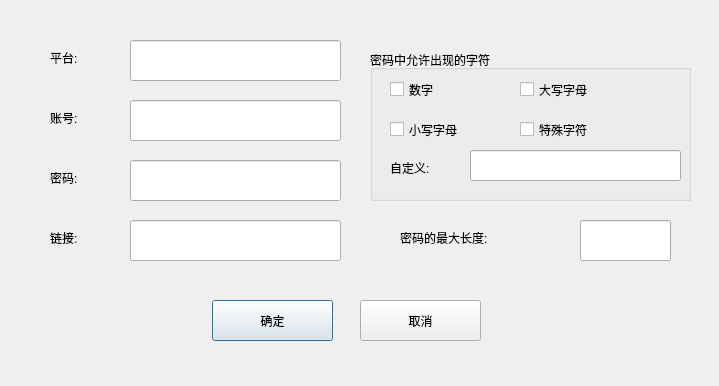
<?xml version="1.0" encoding="UTF-8"?>
<ui version="4.0">
 <class>itemEditDialog</class>
 <widget class="QDialog" name="itemEditDialog">
  <property name="geometry">
   <rect>
    <x>0</x>
    <y>0</y>
    <width>719</width>
    <height>386</height>
   </rect>
  </property>
  <property name="windowTitle">
   <string>编辑</string>
  </property>
  <widget class="QLineEdit" name="pltEdit">
   <property name="geometry">
    <rect>
     <x>130</x>
     <y>40</y>
     <width>211</width>
     <height>41</height>
    </rect>
   </property>
  </widget>
  <widget class="QLabel" name="label">
   <property name="geometry">
    <rect>
     <x>50</x>
     <y>50</y>
     <width>41</width>
     <height>16</height>
    </rect>
   </property>
   <property name="text">
    <string>平台:</string>
   </property>
  </widget>
  <widget class="QLineEdit" name="accEdit">
   <property name="geometry">
    <rect>
     <x>130</x>
     <y>100</y>
     <width>211</width>
     <height>41</height>
    </rect>
   </property>
  </widget>
  <widget class="QLabel" name="label_2">
   <property name="geometry">
    <rect>
     <x>50</x>
     <y>110</y>
     <width>41</width>
     <height>16</height>
    </rect>
   </property>
   <property name="text">
    <string>账号:</string>
   </property>
  </widget>
  <widget class="QLineEdit" name="pwEdit">
   <property name="geometry">
    <rect>
     <x>130</x>
     <y>160</y>
     <width>211</width>
     <height>41</height>
    </rect>
   </property>
  </widget>
  <widget class="QLabel" name="label_3">
   <property name="geometry">
    <rect>
     <x>50</x>
     <y>170</y>
     <width>41</width>
     <height>16</height>
    </rect>
   </property>
   <property name="text">
    <string>密码:</string>
   </property>
  </widget>
  <widget class="QPushButton" name="okBtn">
   <property name="geometry">
    <rect>
     <x>212</x>
     <y>300</y>
     <width>121</width>
     <height>41</height>
    </rect>
   </property>
   <property name="text">
    <string>确定</string>
   </property>
  </widget>
  <widget class="QPushButton" name="cancelBtn">
   <property name="geometry">
    <rect>
     <x>360</x>
     <y>300</y>
     <width>121</width>
     <height>41</height>
    </rect>
   </property>
   <property name="text">
    <string>取消</string>
   </property>
  </widget>
  <widget class="QGroupBox" name="groupBox">
   <property name="geometry">
    <rect>
     <x>370</x>
     <y>50</y>
     <width>321</width>
     <height>151</height>
    </rect>
   </property>
   <property name="title">
    <string>密码中允许出现的字符</string>
   </property>
   <widget class="QLabel" name="label_4">
    <property name="geometry">
     <rect>
      <x>20</x>
      <y>110</y>
      <width>72</width>
      <height>15</height>
     </rect>
    </property>
    <property name="text">
     <string>自定义:</string>
    </property>
   </widget>
   <widget class="QCheckBox" name="symbolChk">
    <property name="geometry">
     <rect>
      <x>150</x>
      <y>70</y>
      <width>91</width>
      <height>19</height>
     </rect>
    </property>
    <property name="text">
     <string>特殊字符</string>
    </property>
   </widget>
   <widget class="QCheckBox" name="upperChk">
    <property name="geometry">
     <rect>
      <x>150</x>
      <y>30</y>
      <width>91</width>
      <height>19</height>
     </rect>
    </property>
    <property name="text">
     <string>大写字母</string>
    </property>
   </widget>
   <widget class="QLineEdit" name="allowedEdit">
    <property name="geometry">
     <rect>
      <x>100</x>
      <y>100</y>
      <width>211</width>
      <height>31</height>
     </rect>
    </property>
   </widget>
   <widget class="QCheckBox" name="numberChk">
    <property name="geometry">
     <rect>
      <x>20</x>
      <y>30</y>
      <width>61</width>
      <height>19</height>
     </rect>
    </property>
    <property name="text">
     <string>数字</string>
    </property>
   </widget>
   <widget class="QCheckBox" name="lowerChk">
    <property name="geometry">
     <rect>
      <x>20</x>
      <y>70</y>
      <width>91</width>
      <height>19</height>
     </rect>
    </property>
    <property name="text">
     <string>小写字母</string>
    </property>
   </widget>
  </widget>
  <widget class="QLabel" name="label_5">
   <property name="geometry">
    <rect>
     <x>400</x>
     <y>230</y>
     <width>121</width>
     <height>16</height>
    </rect>
   </property>
   <property name="text">
    <string>密码的最大长度:</string>
   </property>
  </widget>
  <widget class="QLineEdit" name="md5lenEdit">
   <property name="geometry">
    <rect>
     <x>580</x>
     <y>220</y>
     <width>91</width>
     <height>41</height>
    </rect>
   </property>
  </widget>
  <widget class="QLineEdit" name="linkEdit">
   <property name="geometry">
    <rect>
     <x>130</x>
     <y>220</y>
     <width>211</width>
     <height>41</height>
    </rect>
   </property>
  </widget>
  <widget class="QLabel" name="label_6">
   <property name="geometry">
    <rect>
     <x>50</x>
     <y>230</y>
     <width>41</width>
     <height>16</height>
    </rect>
   </property>
   <property name="text">
    <string>链接:</string>
   </property>
  </widget>
 </widget>
 <resources/>
 <connections/>
</ui>
